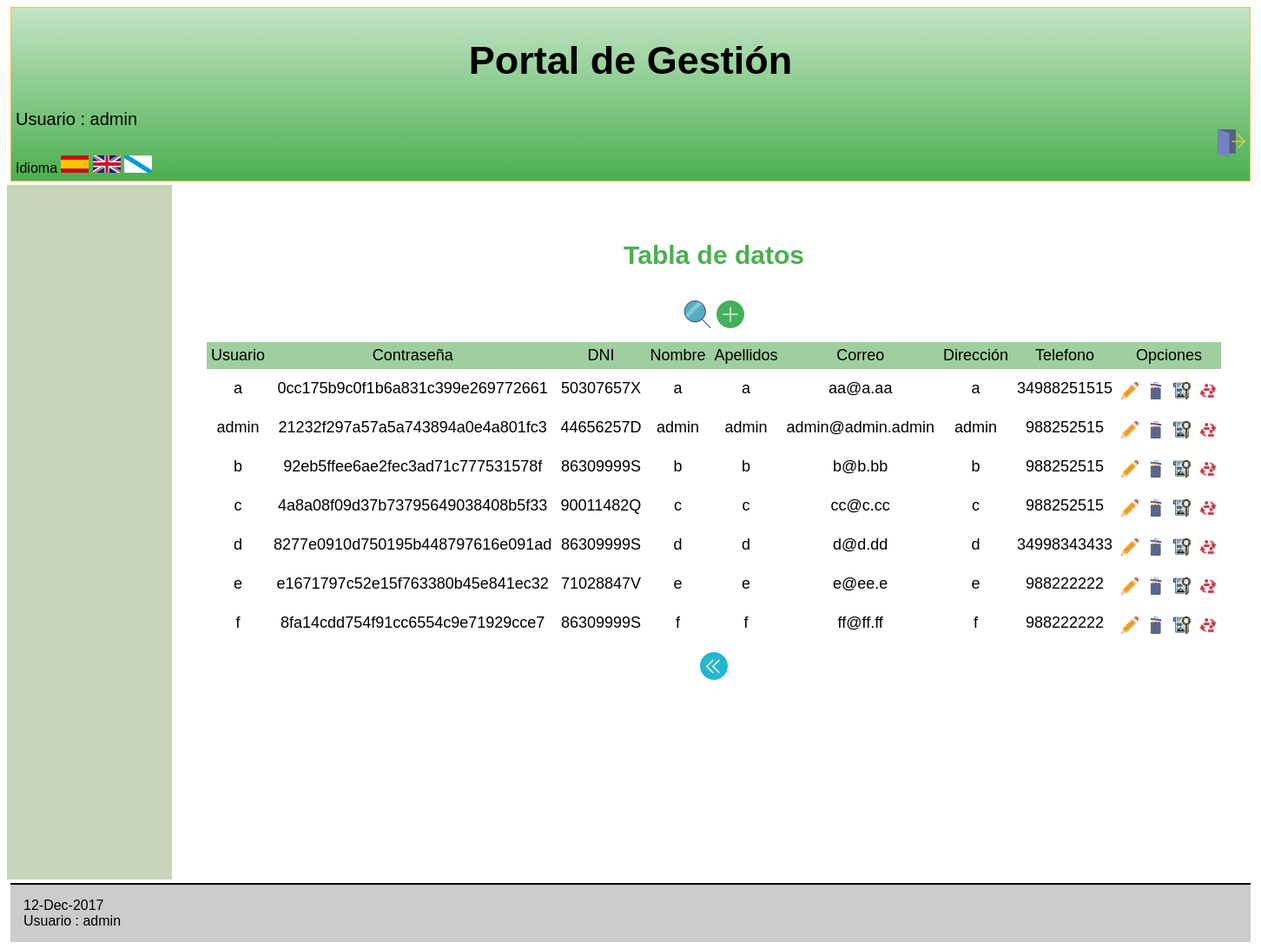
/Controllers/USUARIO_CONTROLLER.php (signed in), run on the app's committed database.
### tables this page shows
CREATE TABLE `USUARIO` (
  `login` varchar(9) NOT NULL,
  `password` varchar(128) NOT NULL,
  `DNI` varchar(9) NOT NULL,
  `Nombre` varchar(30) NOT NULL,
  `Apellidos` varchar(50) NOT NULL,
  `Correo` varchar(40) NOT NULL,
  `Direccion` varchar(60) NOT NULL,
  `Telefono` varchar(11) NOT NULL
  );

### Controllers/USUARIO_CONTROLLER.php (called while the page is built, shortened)
<?php
include '../Models/USUARIO_MODEL.php';
include '../Views/USUARIO/USUARIO_SHOWALL_View.php';
include '../Views/MESSAGE_View.php';
switch ( $_REQUEST[ 'action' ] ) {
	default:
		$USER = new USU_GRUPO(  $_SESSION[ 'login' ],'');
		$ADMIN = $USER->comprobarAdmin();
			if($ADMIN == true){
				if ( !$_POST ) {
			$USUARIO = new USUARIO_MODEL( '', '', '', '', '', '', '', '');
		} else {
			$USUARIO = get_data_form();
		}
		$datos = $USUARIO->SEARCH();
		$lista = array( 'login','password','DNI','Nombre','Apellidos','Correo','Direccion','Telefono');
		$PERMISO = $USER->comprobarPermisos();
		new USUARIO_SHOWALL( $lista, $datos, $PERMISO,true);
			}
}
?>

### Functions/Authentication.php (called while the page is built)
<?php
function IsAuthenticated(){
	if (!isset($_SESSION['login'])){
		return false;
	}
	else{
		return true;
	}
}
?>

### Models/USUARIO_MODEL.php (called while the page is built, shortened)
<?php
class USUARIO_MODEL{
	var $login;
    var $password;
	var $DNI;
	var $Nombre;
	var $Apellidos;
    var $Correo;
    var $Direccion;
	var $Telefono;
	var $mysqli;
	function __construct($login,$password,$DNI,$Nombre,$Apellidos,$Correo,$Direccion,$Telefono) {
		$this->login = $login;
        $this->password=$password;
		$this->DNI = $DNI;
		$this->Nombre = $Nombre;
		$this->Apellidos = $Apellidos;
        $this->Correo = $Correo;
        $this->Direccion=$Direccion;
		$this->Telefono = $Telefono;
		include_once '../Functions/BdAdmin.php';
		$this->mysqli = ConectarBD();
	}
	function SEARCH() {
		$sql = "select  login,
                    password,
					DNI,
					Nombre,
					Apellidos,
                    Correo,
                    Direccion,
					Telefono
       			from USUARIO
    			where
    				(
					(BINARY login LIKE '%$this->login%') &&
                    (BINARY password LIKE '%$this->password%') &&
    				(BINARY DNI LIKE '%$this->DNI%') &&
					(BINARY Nombre LIKE '%$this->Nombre%') &&
	 				(BINARY Apellidos LIKE '%$this->Apellidos%') &&
                    (BINARY Correo LIKE '%$this->Correo%') &&
                    (BINARY Direccion LIKE '%$this->Direccion%') &&
	 				(BINARY Telefono LIKE '%$this->Telefono%')
    				)";
		if ( !( $resultado = $this->mysqli->query( $sql ) ) ) {
			return 'Error en la consulta sobre la base de datos';
		} else {
			return $resultado;
		}
	}
}
?>

### Functions/BdAdmin.php (called while the page is built, shortened)
<?php
function ConectarBD()
	{
	    $mysqli = new mysqli("localhost", "userET3", "passET3", "IUET32017");
		return $mysqli;
	}
?>

### Views/USUARIO/USUARIO_SHOWALL_View.php (the view, shortened to what this page needs)
<?php
class USUARIO_SHOWALL {
	function __construct( $lista, $datos, $PERMISO, $admin) {
		$this->lista = $lista;
		$this->datos = $datos;
		$this->PERMISO = $PERMISO;
		$this->admin = $admin;
		$this->render($this->lista,$this->datos,$this->PERMISO,$this->admin);
	}
	function render($lista,$datos,$PERMISO,$admin){
		$this->datos = $datos;
	if($admin==true){
			    $ADD=true;
			    $DELETE=true;
			    $EDIT=true;
			    $SEARCH=true;
			    $SHOW=true;
			    $ASIGN=true;
	}
	include '../Views/Header.php';
?>
		<div class="seccion">
			<h2>
				<?php echo $strings['Tabla de datos'];?>
			</h2>
			<table>
				<caption style="margin-bottom:10px;">
					<form action='../Controllers/USUARIO_CONTROLLER.php'>
<?php if($SEARCH==true){  ?>
						<button type="submit" name="action" value="SEARCH"><img src="../Views/icon/buscar.png" alt="BUSCAR" /></button>
<?php }
		if($ADD==true){  ?>
						<button type="submit" name="action" value="ADD"><img src="../Views/icon/añadir.png" alt="AÑADIR" /></button>
<?php } ?>
					</form>
				</caption>
				<tr>
<?php
					foreach ( $lista as $atributo ) {
?>
					<th>
						<?php echo $strings[$atributo]?>
					</th>
<?php
					}
		if($EDIT==true || $SHOW==true || $DELETE==true || $ASIGN==true){
?>
					<th colspan="4" >
						<?php echo $strings['Opciones']?>
					</th>
<?php } ?>
				</tr>
<?php
				while ( $fila = mysqli_fetch_array( $this->datos ) ) {
?>
				<tr>
<?php
					foreach ( $lista as $atributo ) {
?>
					<td>
<?php
							echo $fila[ $atributo ];
?>
					</td>
<?php
					}
?>
					<td>
						<form action="../Controllers/USUARIO_CONTROLLER.php" method="get" style="display:inline" >
							<?php if($EDIT==true){ ?>
								<button type="submit" name="action" value="EDIT" ><img src="../Views/icon/modificar.png" alt="<?php echo $strings['Modificar']?>" width="20" height="20" /></button>
						    <?php } ?>
					<td>
							<?php if($DELETE==true){ ?>
								<button type="submit" name="action" value="DELETE" ><img src="../Views/icon/eliminar.png" alt="<?php echo $strings['Eliminar']?>" width="20" height="20" /></button>
							<?php } ?>
					<td>
							<?php if($SHOW==true){ ?>
								<button type="submit" name="action" value="SHOWCURRENT" ><img src="../Views/icon/verDetalles.png" alt="<?php echo $strings['Ver en detalle']?>" width="20" height="20"/></button>
							<?php } ?>
						</form>
				    <td>
							<?php if($ASIGN==true){ ?>
						<form action="../Controllers/USU_GRUPO_CONTROLLER.php" method="get" style="display:inline" >
							<button type="submit" ><img src="../Views/icon/cambioGrupo.png" width="20" height="20"/></button>
						</form>
							<?php } ?>
				</tr>
<?php
				}
?>
			</table>
			<form action='../Controllers/USUARIO_CONTROLLER.php' method="post">
				<button type="submit"><img src="../Views/icon/atras.png" alt="<?php echo $strings['Atras']?>" /></button>
			</form>
		</div>
<?php
		include '../Views/Footer.php';
		}
		}
?>

### Views/Header.php (shortened to what this page needs)
<?php
	include_once '../Functions/Authentication.php';
?>
<!doctype html>
<html lang="es">
<head>
	<link rel="stylesheet" type="text/css" media="screen" href="../Views/css/estilos.css" hreflang="es">
	<link rel="stylesheet" type="text/css" media="screen" href="../Views/tcal/tcal.css" hreflang="es">
</head>
<body>
 <header>
	<p style="text-align:center">
		<h1>
<?php
			echo $strings['Portal de Gestión'];
?>
		</h1>
	</p>
<?php
	if (IsAuthenticated()){
?>
		<p style="font-size:20px; ">
<?php
			echo $strings['Usuario'] . ' : ' . $_SESSION['login'] . '<br>';
?>
			<a href="../Functions/Desconectar.php" style="text-decoration:none"> <img src="../Views/icon/desconexion.png" width="32" height="32" alt="<?php echo $strings['Desconectarse']?>" style="float:right;"></a>
		</p>
<?php
	} else {
			echo $strings['Usuario no identificado'];
?>
		<a href = '../Controllers/Registro_Controller.php' ><img src="../Views/icon/registrarse.png" alt="<?php echo $strings['Registrar']?>" /></a>
<?php
	}
?>
	<form name='idiomform' action="../Functions/CambioIdioma.php" method="post">
		<?php echo $strings['idioma']; ?>
		<button type="submit"  name="idioma" value="SPANISH" ><img src="../Views/icon/banderaEspaña.jpg" alt="<?php echo $strings['Cambiar idioma a español']?>" width="32" height="20" style="display: block;"/></button>
		<button type="submit"  name="idioma" value="ENGLISH" ><img src="../Views/icon/banderaReinoUnido.png" alt="<?php echo $strings['Cambiar idioma a inglés']?>" width="32" height="20" style="display: block;"/></button>
		<button type="submit"  name="idioma" value="GALLEGO" ><img src="../Views/icon/banderaGalicia.png" alt="<?php echo $strings['Cambiar idioma a gallego']?>" width="32" height="20" style="display: block;"/></button>
	</form>
</header>
<div id = 'main'>
<?php
		include '../Views/admin_menuLateral.php';
?>
<article>

### Views/admin_menuLateral.php (shortened to what this page needs)
<nav>
</nav>

### Views/Footer.php (shortened to what this page needs)
</article>
 </div>
	<footer><?php echo date("d-M-Y", mktime()); ?></br><?php if (IsAuthenticated()){  echo $strings['Usuario'] . ' : ' . $_SESSION['login'] . '<br>'; }?></footer>
  </body>
</html>

### Views/css/estilos.css (style rules this page uses)
#main { min-height: 800px; margin: 0px; padding: 0px; display: -webkit-flex; display: flex; -webkit-flex-flow: row; flex-flow: row; z-index:1; }
#main > article { margin: 4px; padding: 5px; -webkit-flex: 3 1 60%; flex: 3 1 60%; -webkit-order: 2; order: 2; }
#main > nav { margin: 0px; padding: 5px; background-color: #C8D5B9; min-width: 180px; -webkit-flex: 1 6 15%; flex: 1 6 15%; -webkit-order: 1; order: 1; }
header { display: block; margin: 4px; padding: 5px; min-height: 100px; border: 1px solid #eebb55; background: linear-gradient(to top,rgba(76, 175, 80, 1) 0%, rgba(255, 255, 255, 1)150%); }
body { font-family: Arial; background: white; }
footer { display: block; margin: 4px; padding: 15px; border-top: 2px solid #000; background: #CCC; }
h1 { text-align:center; font-size: 45px; color: black; }
h2 { text-align:center; font-size: 30px; color: #4CAF50; }
p { text-align:justify; }
table { padding:1px; margin-top:0px; border-spacing:0px; font-family: Arial; font-size: 20px; border: 0px solid #000; margin: 0 auto ; text-align: left; }
th,td { padding: 5px; text-align: center; font-size: 18px; border: 0px solid #000; }
th { background-color: #9fcf9f; font-weight:normal; border: 0px solid #000; }
.seccion { padding:10px; padding-bottom: 30px; margin: 20px; text-align:center; }
button { background-color:white; border: none; margin-top: 10px; padding:0px; }

### data on the page
usuario: login "a", password "0cc175b9c0f1b6a831c399e269772661", DNI "50307657X", Nombre "a", Apellidos "a", Correo "aa@a.aa", Direccion "a", Telefono "34988251515"
usuario: login "admin", password "21232f297a57a5a743894a0e4a801fc3", DNI "44656257D", Nombre "admin", Apellidos "admin", Correo "admin@admin.admin", Direccion "admin", Telefono "988252515"
usuario: login "b", password "92eb5ffee6ae2fec3ad71c777531578f", DNI "86309999S", Nombre "b", Apellidos "b", Correo "b@b.bb", Direccion "b", Telefono "988252515"
usuario: login "c", password "4a8a08f09d37b73795649038408b5f33", DNI "90011482Q", Nombre "c", Apellidos "c", Correo "cc@c.cc", Direccion "c", Telefono "988252515"
usuario: login "d", password "8277e0910d750195b448797616e091ad", DNI "86309999S", Nombre "d", Apellidos "d", Correo "d@d.dd", Direccion "d", Telefono "34998343433"
usuario: login "e", password "e1671797c52e15f763380b45e841ec32", DNI "71028847V", Nombre "e", Apellidos "e", Correo "e@ee.e", Direccion "e", Telefono "988222222"
usuario: login "f", password "8fa14cdd754f91cc6554c9e71929cce7", DNI "86309999S", Nombre "f", Apellidos "f", Correo "ff@ff.ff", Direccion "f", Telefono "988222222"

### other printed values
$strings['Portal de Gestión'] "Portal de Gestión"
$strings['Usuario'] "Usuario"
$_SESSION['login'] "admin"
$strings['idioma'] "Idioma"
$strings['Tabla de datos'] "Tabla de datos"
$strings[$atributo] "Usuario"
$strings[$atributo] "Contraseña"
$strings[$atributo] "DNI"
$strings[$atributo] "Nombre"
$strings[$atributo] "Apellidos"
$strings[$atributo] "Correo"
$strings[$atributo] "Dirección"
$strings[$atributo] "Telefono"
$strings['Opciones'] "Opciones"
date("d-M-Y", mktime()) "12-Dec-2017"
